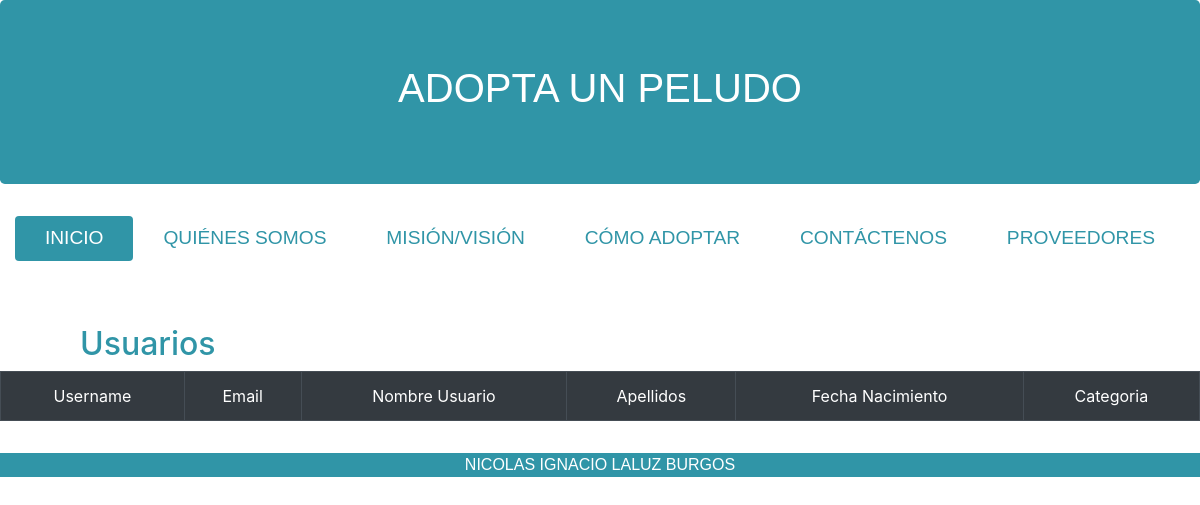
The app's page /tabla-usuarios, older data.
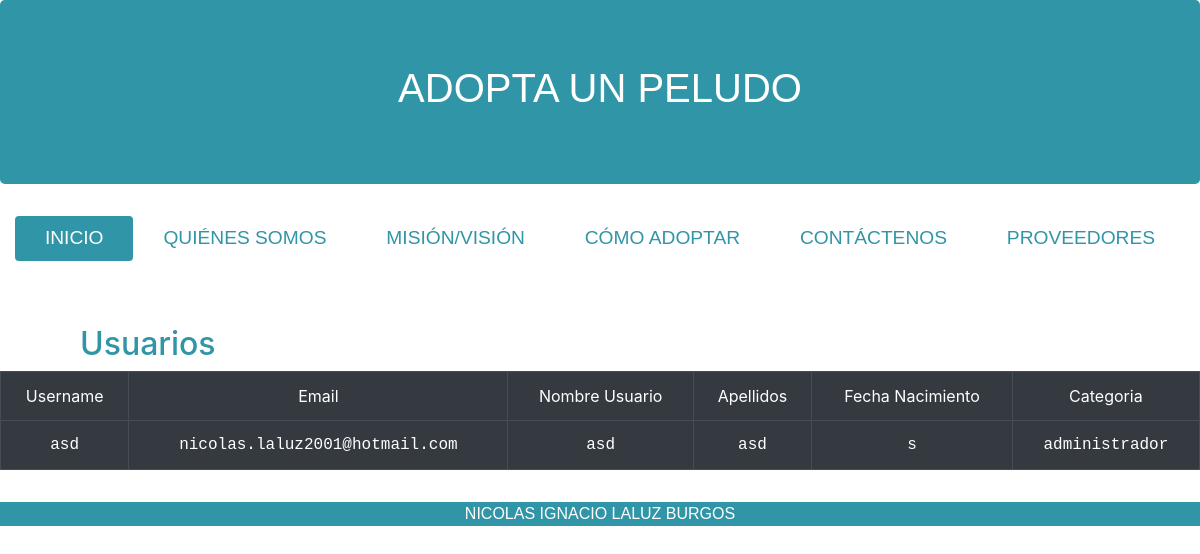
The same page, newer data.
### core/models.py (models this page shows, shortened)
class Usuario(models.Model):
    userName = models.CharField(primary_key=True,max_length=50,verbose_name='userName',default='')
    email = models.CharField(max_length=50,verbose_name='email',default='')
    nombre = models.CharField(max_length=50,verbose_name='nombre',default='')
    apellido = models.CharField(max_length=50,verbose_name='apellido',default='')
    fechaNacimiento = models.CharField(max_length=20,verbose_name='fechaNacimiento',default='')
    clave = models.CharField(max_length=50,verbose_name='clave',default='')
    categoria = models.ForeignKey(Categoria,on_delete=models.CASCADE)

class Categoria(models.Model):
    idCAtegoria = models.CharField(primary_key=True,max_length=20,verbose_name='idCategoria',default='')
    nombreCAtegoria = models.CharField(max_length=50,verbose_name='nombreCategoria',default='')

### core/views.py (the view)
# urls.py: path('tabla-usuarios', tabla_usuarios, name="tabla-usuarios"),
def tabla_usuarios(request):
    usuarios= Usuario.objects.all()
    datos = {
        'usuarios' : usuarios
    }
    return render(request,'core/tabla-usuarios.html',datos)

### core/templates/core/tabla-usuarios.html (shortened to what this page needs)
<!DOCTYPE html>
<html lang="es">
    <head>
        <link rel="stylesheet" href="https://cdn.jsdelivr.net/npm/bootstrap@4.6.0/dist/css/bootstrap.min.css">
        {% load static %}
        <link rel="stylesheet" href="{% static 'core/css/styles.css'%}">
      </head>
    <body>
        <div class="container-fluid text-center">
          <div class="row  ">
            <div class="col-md-12 jumbotron">
              <h1>ADOPTA UN PELUDO</h1>
            </div>
          </div>
          <div class="row">
            <div class="col-md-12 navegacion">
            <nav class="nav nav-pills flex-column flex-sm-row">
              <a class="flex-sm-fill text-sm-center nav-link active" href="/">INICIO</a>
              <a class="flex-sm-fill text-sm-center nav-link " href="/quienes-somos">QUIÉNES SOMOS</a>
              <a class="flex-sm-fill text-sm-center nav-link" href="/mision-vision">MISIÓN/VISIÓN</a>
              <a class="flex-sm-fill text-sm-center nav-link " href ="/como-adoptar">CÓMO ADOPTAR</a>
              <a class="flex-sm-fill text-sm-center nav-link " href ="/contactenos">CONTÁCTENOS</a>
              <a class="flex-sm-fill text-sm-center nav-link" href ="/proveedores">PROVEEDORES</a>
            </nav>
          </div>
          </div>
         <div class="row">
           <div class="titulo_pag">
           <h2>Usuarios</h2>
          </div>
         </div>
        <div class="row tabla">
          <table class="table table-bordered table-dark" style="border: 1px solid black; max-width: 100%; margin: auto;">
            <tr>
                <td scope="col">
                    Username
                </td>
                <td scope="col">
                    Email
                </td>
                <td scope="col">
                  Nombre Usuario
                </td>
                 <td scope="col">
                Apellidos
                 </td>
                <td scope="col">
                 Fecha Nacimiento
                 </td>
                 <td scope="col">
                  Categoria
              </td>
            </tr>
            {% for ve in usuarios %}
            <tr>
                <td style="font-family: 'Courier New', Courier, monospace;">
                    {{ve.userName}}
                </td>
                <td style="font-family: 'Courier New', Courier, monospace;">
                    {{ve.email}}
                </td>
                <td style="font-family: 'Courier New', Courier, monospace;">
                  {{ve.nombre}}
                </td>
                <td style="font-family: 'Courier New', Courier, monospace;">
                {{ve.apellido}}
                </td>
                <td style="font-family: 'Courier New', Courier, monospace;">
                  {{ve.fechaNacimiento}}
                  </td>
                <td style="font-family: 'Courier New', Courier, monospace;">
                  {{ve.categoria.nombreCAtegoria}}
                </td>
            </tr>
            {% endfor %}
          </table>
        </div>
      </div>
          <footer >
            NICOLAS IGNACIO LALUZ BURGOS
          </footer>
    </body>
</html>

Row changes from the older to the newer data that the page shows:
added Usuario: userName "asd", email "nicolas.laluz2001@hotmail.com", nombre "asd", apellido "asd", fechaNacimiento "s", categoria.nombreCAtegoria "administrador"
